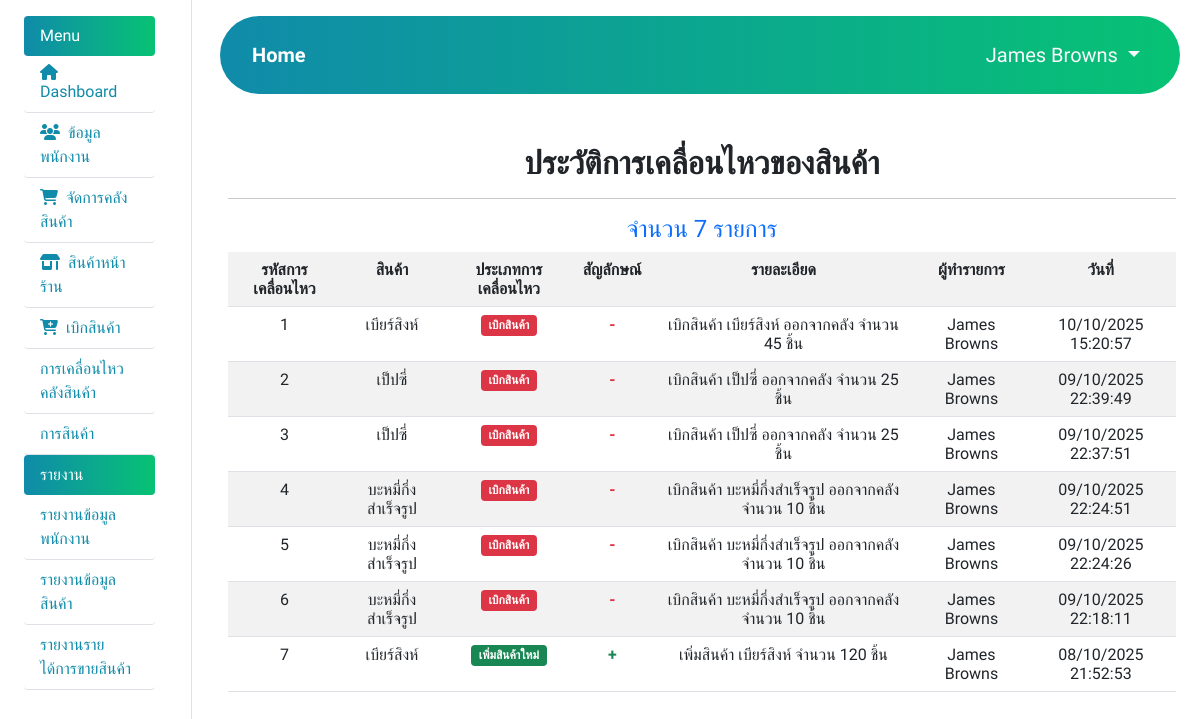
/src/admin/stock/history.php (signed in), run on an earlier commit of the app's database.
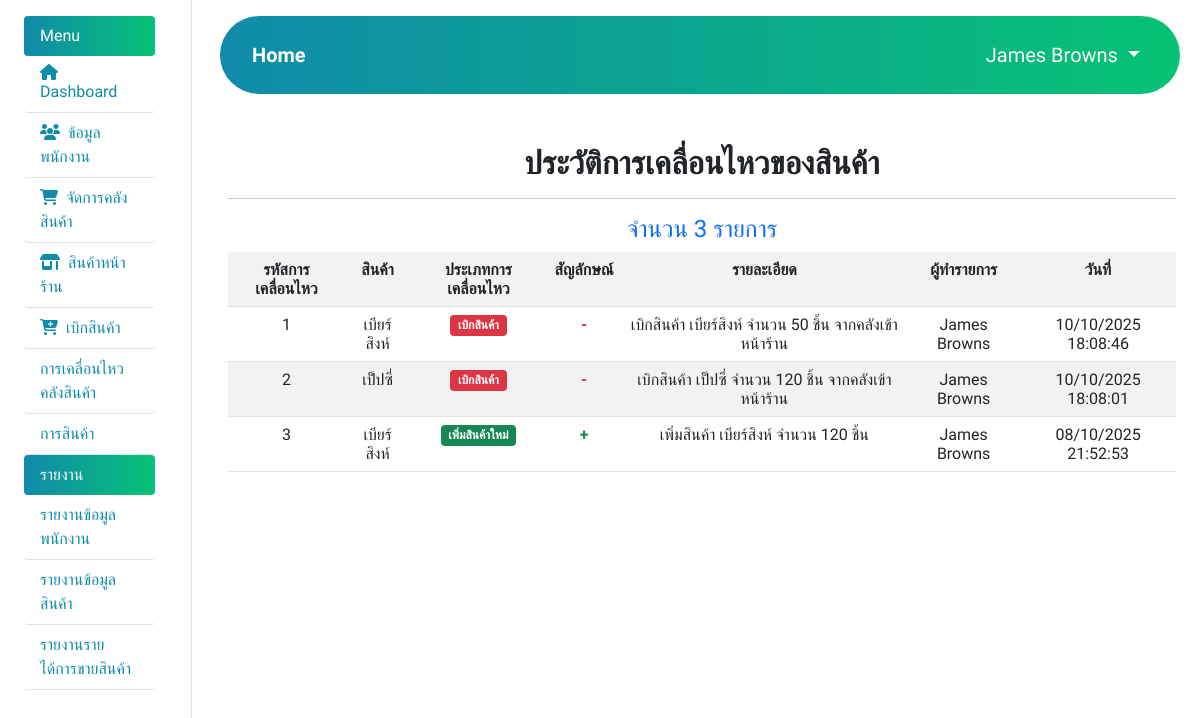
And on a later commit of the database.
### tables this page shows
CREATE TABLE `tb_stock_movement` (
  `movement_id` int(11) NOT NULL,
  `product_id` int(11) NOT NULL,
  `movement_type` varchar(100) DEFAULT NULL,
  `qty_signed` char(1) NOT NULL,
  `note` varchar(255) DEFAULT NULL,
  `user_id` int(11) NOT NULL,
  `created_at` datetime NOT NULL,
  `stock_qty` int(11) DEFAULT NULL
);

CREATE TABLE `tb_products` (
  `product_id` int(11) NOT NULL,
  `product_name` varchar(100) NOT NULL,
  `category_id` int(11) DEFAULT NULL,
  `cost_price` decimal(10,2) NOT NULL,
  `sell_price` decimal(10,2) NOT NULL,
  `is_active` enum('Available','Not Available') DEFAULT 'Available',
  `product_pic` varchar(100) DEFAULT NULL,
  `product_num` int(11) NOT NULL,
  `stock_qty` int(11) NOT NULL DEFAULT 0
);

CREATE TABLE `tb_users` (
  `user_id` int(11) NOT NULL,
  `name_user` varchar(100) NOT NULL,
  `sname_user` varchar(100) NOT NULL,
  `tel` varchar(10) NOT NULL,
  `username` varchar(50) NOT NULL,
  `password` varchar(50) NOT NULL,
  `role_id` int(11) DEFAULT NULL
);

### src/admin/stock/history.php (the view, shortened to what this page needs)
<?php
include $_SERVER['DOCUMENT_ROOT'] . '/project_assignment/include/function.php';
$sql = "SELECT m.*, p.product_name, u.name_user, u.sname_user
        FROM tb_stock_movement m
        JOIN tb_products p ON m.product_id = p.product_id
        JOIN tb_users u ON m.user_id = u.user_id
        ORDER BY m.created_at DESC";
$result = mysqli_query($conn, $sql);
$Num = mysqli_num_rows($result);
?>
<div class="row">
    <div class="col-lg-2 col-sm-2 col-12 border-end bg-1">
        <?php include $_SERVER['DOCUMENT_ROOT'] . '/project_assignment/src/admin/navbar.php'; ?>
    </div>
    <div class="col-lg-10 col-sm-10 col-12">
        <?php include $_SERVER['DOCUMENT_ROOT'] . '/project_assignment/src/admin/head.php';?><br><br><br><br><br>
        <div class="container my-4">
            <center>
                <h2><b>ประวัติการเคลื่อนไหวของสินค้า</b></h2>
                <hr>
            </center>
            <?php if ($Num == 0): ?>
                <center><h2 class="text-danger"><b>ไม่พบข้อมูล</b></h2></center>
            <?php else: ?>
                <center><h4 class="text-primary">จำนวน <?= $Num ?> รายการ</h4></center>
                <table class="table table-hover table-striped">
                        <tr align="center">
                            <th>รหัสการเคลื่อนไหว</th>
                            <th>สินค้า</th>
                            <th>ประเภทการเคลื่อนไหว</th>
                            <th>สัญลักษณ์</th>
                            <th>รายละเอียด</th>
                            <th>ผู้ทำรายการ</th>
                            <th>วันที่</th>
                        </tr>
                        <?php $i = 1; while ($row = mysqli_fetch_assoc($result)): ?>
                        <tr align="center">
                            <td><?= $i++ ?></td>
                            <td><?= htmlspecialchars($row['product_name']) ?></td>
                            <td>
                                <?php
                                    $color = match($row['qty_signed']) {
                                        '+' => 'success',
                                        '-' => 'danger',
                                        default => 'secondary'
                                    };
                                ?>
                                <span class="badge bg-<?= $color ?>">
                                    <?= htmlspecialchars($row['movement_type']) ?>
                                </span>
                            </td>
                            <td class="fw-bold text-<?= $color ?>"><?= $row['qty_signed'] ?></td>
                            <td><?= htmlspecialchars($row['note']) ?></td>
                            <td><?= htmlspecialchars($row['name_user'] . ' ' . $row['sname_user']) ?></td>
                            <td><?= date('d/m/Y H:i:s', strtotime($row['created_at'])) ?></td>
                        </tr>
                        <?php endwhile; ?>
                </table>
            <?php endif; ?>
        </div>
    </div>
</div>

What changed in the data, as far as the page shows it:
removed tb_stock_movement: product.product_name "เบียร์สิงห์", movement_type "เบิกสินค้า", qty_signed "-", note "เบิกสินค้า เบียร์สิงห์ ออกจากคลัง จำนวน 45 ชิ้น", user.sname_user "James Browns", created_at "10/10/2025 15:20:57"
removed tb_stock_movement: product.product_name "เป็ปซี่", movement_type "เบิกสินค้า", qty_signed "-", note "เบิกสินค้า เป็ปซี่ ออกจากคลัง จำนวน 25 ชิ้น", user.sname_user "James Browns", created_at "09/10/2025 22:39:49"
removed tb_stock_movement: product.product_name "เป็ปซี่", movement_type "เบิกสินค้า", qty_signed "-", note "เบิกสินค้า เป็ปซี่ ออกจากคลัง จำนวน 25 ชิ้น", user.sname_user "James Browns", created_at "09/10/2025 22:37:51"
removed tb_stock_movement: product.product_name "บะหมี่กึ่งสำเร็จรูป", movement_type "เบิกสินค้า", qty_signed "-", note "เบิกสินค้า บะหมี่กึ่งสำเร็จรูป ออกจากคลัง จำนวน 10 ชิ้น", user.sname_user "James Browns", created_at "09/10/2025 22:24:51"
removed tb_stock_movement: product.product_name "บะหมี่กึ่งสำเร็จรูป", movement_type "เบิกสินค้า", qty_signed "-", note "เบิกสินค้า บะหมี่กึ่งสำเร็จรูป ออกจากคลัง จำนวน 10 ชิ้น", user.sname_user "James Browns", created_at "09/10/2025 22:24:26"
removed tb_stock_movement: product.product_name "บะหมี่กึ่งสำเร็จรูป", movement_type "เบิกสินค้า", qty_signed "-", note "เบิกสินค้า บะหมี่กึ่งสำเร็จรูป ออกจากคลัง จำนวน 10 ชิ้น", user.sname_user "James Browns", created_at "09/10/2025 22:18:11"
added tb_stock_movement: product.product_name "เบียร์สิงห์", movement_type "เบิกสินค้า", qty_signed "-", note "เบิกสินค้า เบียร์สิงห์ จำนวน 50 ชิ้น จากคลังเข้าหน้าร้าน", user.sname_user "James Browns", created_at "10/10/2025 18:08:46"
added tb_stock_movement: product.product_name "เป็ปซี่", movement_type "เบิกสินค้า", qty_signed "-", note "เบิกสินค้า เป็ปซี่ จำนวน 120 ชิ้น จากคลังเข้าหน้าร้าน", user.sname_user "James Browns", created_at "10/10/2025 18:08:01"
Also different on the page:
$Num: "7" → "3"
